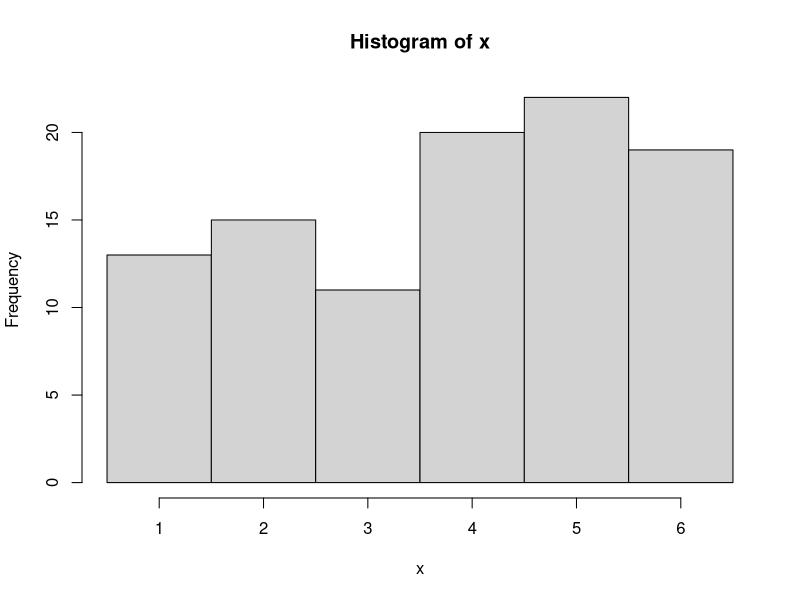
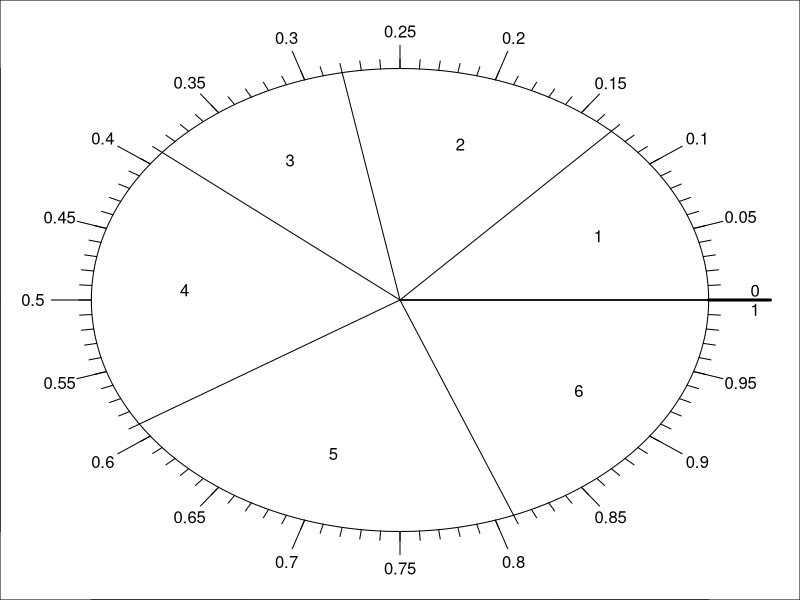

R code for these plots, in order:
## ---- chunk 1
n = sample(c(50,100),1)
i = 1:n
type = sample(1:2,1)
ns = c(6,8)[type]
x = sample(1:ns,n,T)
brks = 1:(ns+1)-0.5
myhist = hist(x,breaks=brks)
counts = myhist$counts
ps = counts/n
strdie = c("six","eight")[type]

b1 = sample(brks[3:(length(brks)-1)],1)
n1 = sum(x<b1)
b2 = sample(brks[2:(length(brks)-2)],1)
n2 = sum(x>b2)
b3 = sort(sample(brks[2:(length(brks)-1)],2))
c3 = mean(b3)
r3 = (b3[2]-b3[1])/2
n3 = sum(abs(x-c3)<r3)
b4 = sort(sample(brks[2:(length(brks)-1)],2))
c4 = mean(b4)
r4 = (b4[2]-b4[1])/2
n4 = sum(abs(x-c4)>r4)

b5 = sample(brks[3:(length(brks)-1)],1)
n5 = sum(x<b5)
b6 = sample(brks[2:(length(brks)-2)],1)
n6 = sum(x>b6)
b7 = sort(sample(brks[2:(length(brks)-1)],2))
c7 = mean(b7)
r7 = (b7[2]-b7[1])/2
if(r7==round(r7)){
  wrd7 = "integer"
} else {
  wrd7 = "half-integer"
}
n7 = sum(abs(x-c7)<r7)
b8 = sort(sample(brks[2:(length(brks)-1)],2))
c8 = mean(b8)
r8 = (b8[2]-b8[1])/2
if(r8==round(r8)){
  wrd8 = "integer"
} else {
  wrd8 = "half-integer"
}
n8 = sum(abs(x-c8)>r8)
## ---- chunk 2
size = 1.2
ps = counts/n
cp = cumsum(c(0,ps,1))
mids = (cp[2:(ns+1)]+cp[1:ns])/2
par(mar=c(0,0,0,0))
plot(0,0,type="n",xlim=c(-size,size),ylim=c(-size,size))
th = seq(0,2*pi,length.out=1000)
lines(cos(th),sin(th))
for(a in cp){
  lines(c(0,cos(a*2*pi)),c(0,sin(a*2*pi)))
}
lines(c(1,size),c(0,0),lwd=3)
for(a in seq(0.1,0.9,0.1)){
  lines(c(cos(a*2*pi),1.13*cos(a*2*pi)),c(sin(a*2*pi),1.13*sin(a*2*pi)))
  text(1.19*cos(a*2*pi),1.19*sin(a*2*pi),a)
}
for(a in seq(0.05,0.95,0.1)){
  lines(c(cos(a*2*pi),1.10*cos(a*2*pi)),c(sin(a*2*pi),1.10*sin(a*2*pi)))
  text(1.16*cos(a*2*pi),1.16*sin(a*2*pi),a)
}
for(a in seq(0.01,0.99,0.01)){
  lines(c(cos(a*2*pi),1.04*cos(a*2*pi)),c(sin(a*2*pi),1.04*sin(a*2*pi)))
}
for(i in 1:ns){
  a = mids[i]
  text(0.7*cos(a*2*pi),0.7*sin(a*2*pi),(1:n)[i])
}
text(1.15,0.04,0)
text(1.15,-0.04,1)
